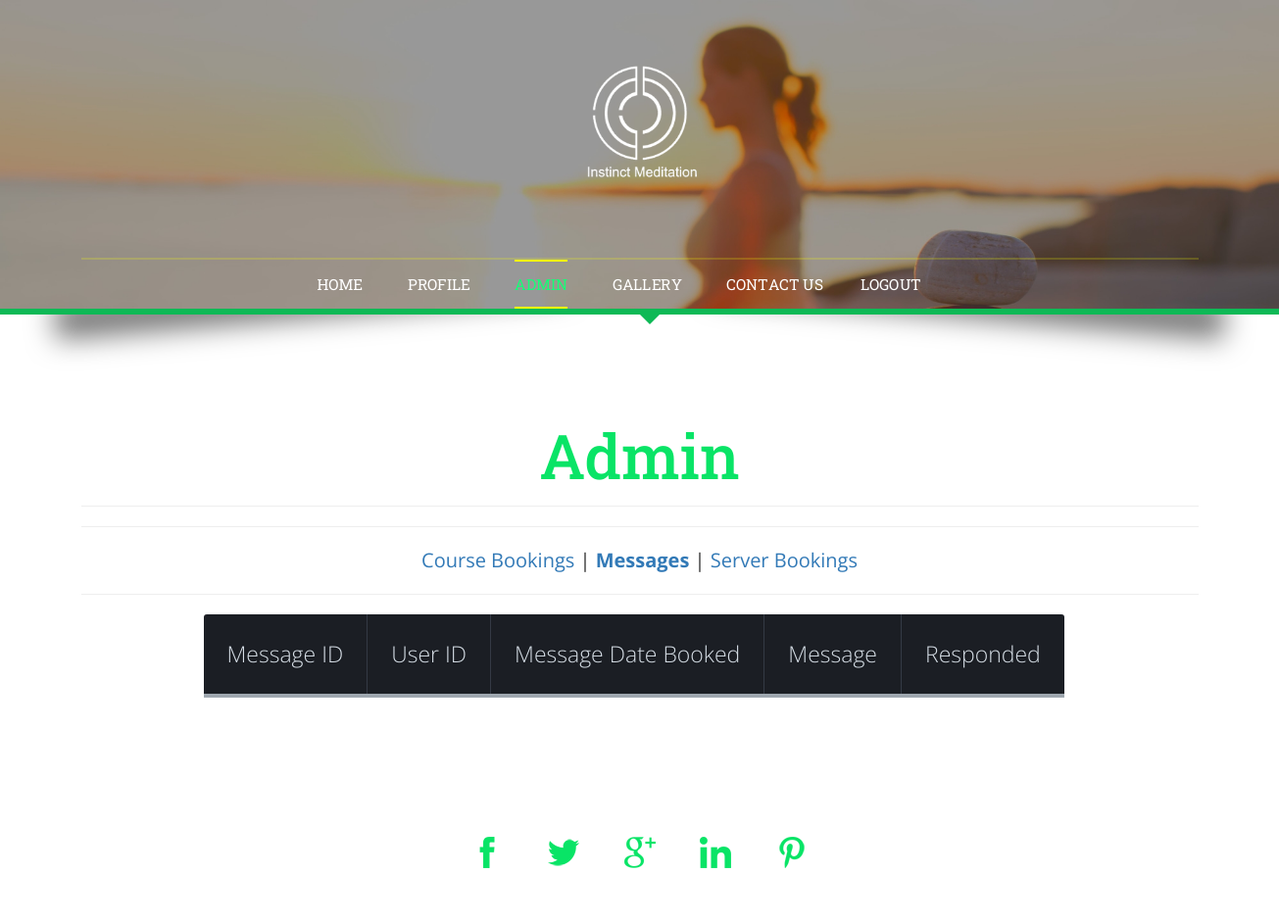
The page /adminMessagesUser.php?messageUserID=60 (signed in) on the database as committed earlier.
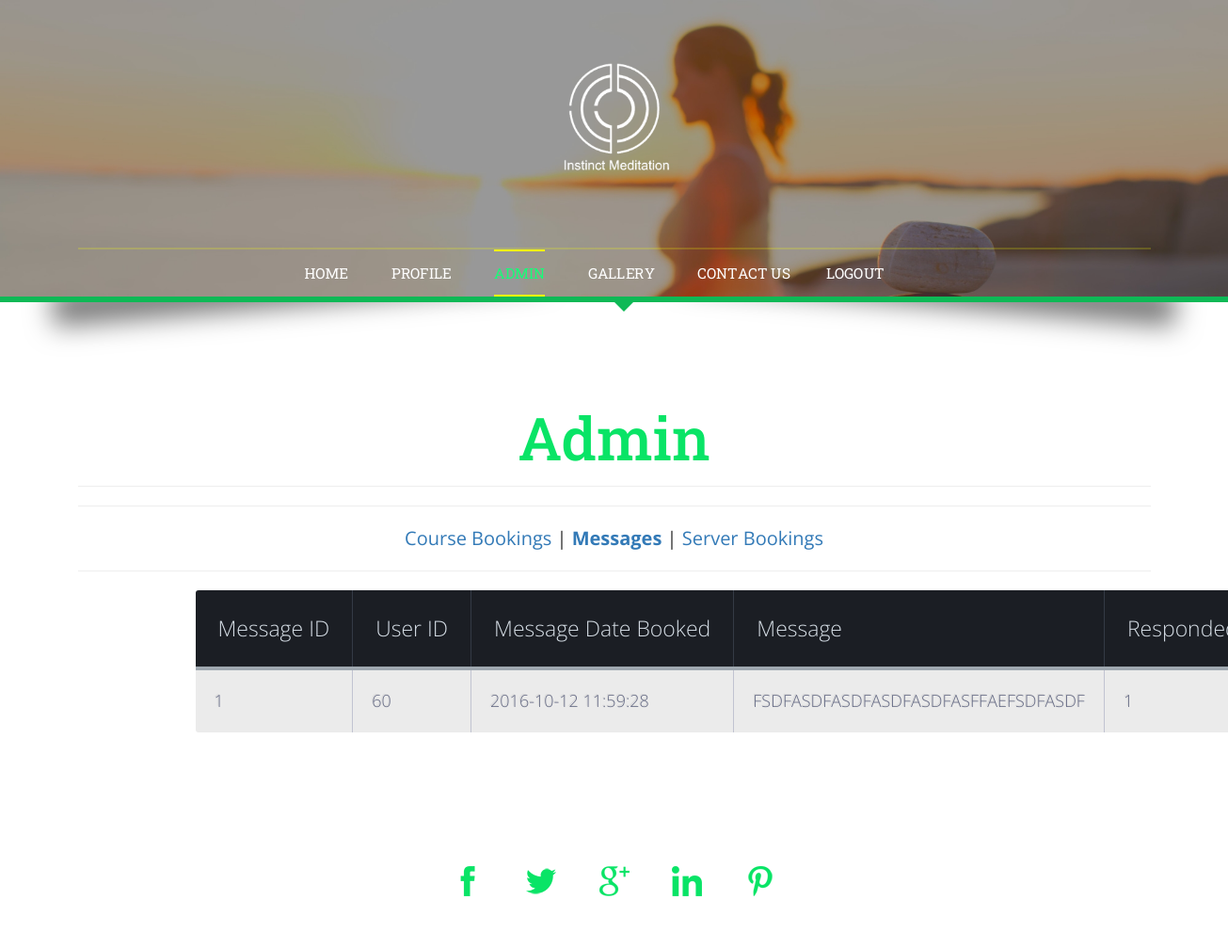
The same page on the database as committed later.
### tables this page shows
CREATE TABLE `messages` (
  `userID` int(64) NOT NULL,
  `messageID` int(64) NOT NULL,
  `messageDate` datetime NOT NULL,
  `message` varchar(1000) NOT NULL,
  `responded` tinyint(1) NOT NULL
);

### adminMessagesUser.php (the view, shortened to what this page needs)
<?php
include "serverConnection.php";
 $messageUserID = $_GET['messageUserID'];
if (!(isset($_SESSION['login']))){
header ("Location:login.php");
} else if(isset($_SESSION['iAmLogged'] )){
    if($_SESSION['admin'] == 1) {
        $navText = "<li class='active'><a href='admin.php' class='link link--yaku'><span>A</span><span>D</span><span>M</span><span>I</span><span>N</span></a></li>";
    } else if($_SESSION['iAmLogged'] == 0) {
        $navText = "<li><a href='bookings.php' class='link link--yaku'><span>B</span><span>O</span><span>O</span><span>K</span><span>I</span><span>N</span><span>G</span><span>S</span></a></li>";
    }
$userinfo = "SELECT * FROM users where userID = $messageUserID";
$loginpage = mysqli_query($con, $userinfo) or die(mysqli_error($con));
$userBookinginfo = "SELECT * FROM messages where userID = $messageUserID";
$bookingpage = mysqli_query($con, $userBookinginfo) or die(mysqli_error($con));
}
?>
<!DOCTYPE html>
<html>
<head>
<link href="css/bootstrap.css" type="text/css" rel="stylesheet" media="all">
<link href="css/style.css" type="text/css" rel="stylesheet" media="all">
<link href="css/styletable.css" type="text/css" rel="stylesheet" media="all">
</head>
<body>
	<div class="banner">
		<div class="effect5">
			<div class="container">
				<div class="logo">
					<h1><a href="index.php"><img src="images/logo.png" alt="" /></a></h1>
				</div>
				<div class="top-nav">
					<nav class="navbar navbar-default">
						<div class="collapse navbar-collapse" id="bs-example-navbar-collapse-1">
							<ul class="nav navbar-nav navbar-center">
								<li><a href="loggedin.php"><span>H</span><span>O</span><span>M</span><span>E</span></a></li>
								<li><a href="profile.php" class="link link--yaku"><span>P</span><span>R</span><span>O</span><span>F</span><span>I</span><span>L</span><span>E</span></a></li>
								<?php echo $navText; ?>
								<li><a href="gallery.php" class="link link--yaku"><span>G</span><span>A</span><span>L</span><span>L</span><span>E</span><span>R</span><span>Y</span></a></li></a></li>
								<li><a href="#contact" class="scroll link link--yaku"><span>C</span><span>O</span><span>N</span><span>T</span><span>A</span><span>C</span><span>T</span> <span>U</span><span>S</span></a></li>
								<li><a href="process/logout.php" class="link link--yaku"><span>&nbsp; &nbsp; &nbsp; &nbsp; &nbsp;</span><span>L</span><span>O</span><span>G</span><span>O</span><span>U</span><span>T</span></a></li>
							</ul>
						</div>
					</nav>
				</div>
			</div>
		</div>
	</div>
	<div class="codes">
		<div class="container">
			<h3 class="title">Admin</h3>
<div id="container">
<hr>
<div id="adminTitle">
    <hr>
    <a href="admin.php"> Course Bookings </a> |
    <b><a href="adminMessages.php"> Messages </a></b> |
    <a href="adminServers.php"> Server Bookings </a>
    <br><?php while($row = mysqli_fetch_array($loginpage)) {
	echo "Messages from: ";
    echo strtoUpper($row['firstName']);
    echo "<br>Email: ";
    echo strtoUpper($row['email']);
        } ?>
    <hr>
</div>
<div id="myBookings">
	<div class="tablepos">
    <table>
	<thead>
	<tr>
        <th>Message ID</th>
        <th>User ID </th>
        <th>Message Date Booked</th>
		<th>Message</th>
        <th>Responded</th>
	</tr>
	</thead>
	<tbody>
        <?php
    while($row = mysqli_fetch_array($bookingpage)) { ?>
	<tr>
        <td><?php echo strtoUpper($row['messageID']) ?></td>
        <td><?php echo strtoUpper($row['userID']) ?></td>
        <td><?php echo strtoUpper($row['messageDate']) ?></td>
        <td><?php echo strtoUpper($row['message']) ?> </td>
        <td><?php echo strtoUpper($row['responded']) ?> </td>
        <?php }  ?>
	</tr>
	</tbody>
</table>
</div>
    </div>
<br><br>
<br><br><br>
</div>
</div>
	<div class="footer">
		<div class="footer-info">
			<div class="container">
				<div class="icons">
					<ul>
						<li><a href="#" data-toggle="tooltip" data-placement="top" title="Facebook"><img src="images/i1.png" alt=""/></a></li>
						<li><a href="#" data-toggle="tooltip" data-placement="top" title="Twitter"><img src="images/i2.png" alt=""/> </a></li>
						<li><a href="#" data-toggle="tooltip" data-placement="top" title="Google+"><img src="images/i3.png" alt=""/></a></li>
						<li><a href="#" data-toggle="tooltip" data-placement="top" title="LinkedIn"><img src="images/i4.png" alt=""/> </a></li>
						<li><a href="#" data-toggle="tooltip" data-placement="top" title="Pinterest"><img src="images/i5.png" alt=""/> </a></li>
					</ul>
				</div>
			</div>
		</div>
	</div>
</body>
</html>

Rows that differ between the two databases and show on the page:
added messages: messageID "1", userID "60", messageDate "2016-10-12 11:59:28", message "FSDFASDFASDFASDFASDFASFFAEFSDFASDF", responded "1"
